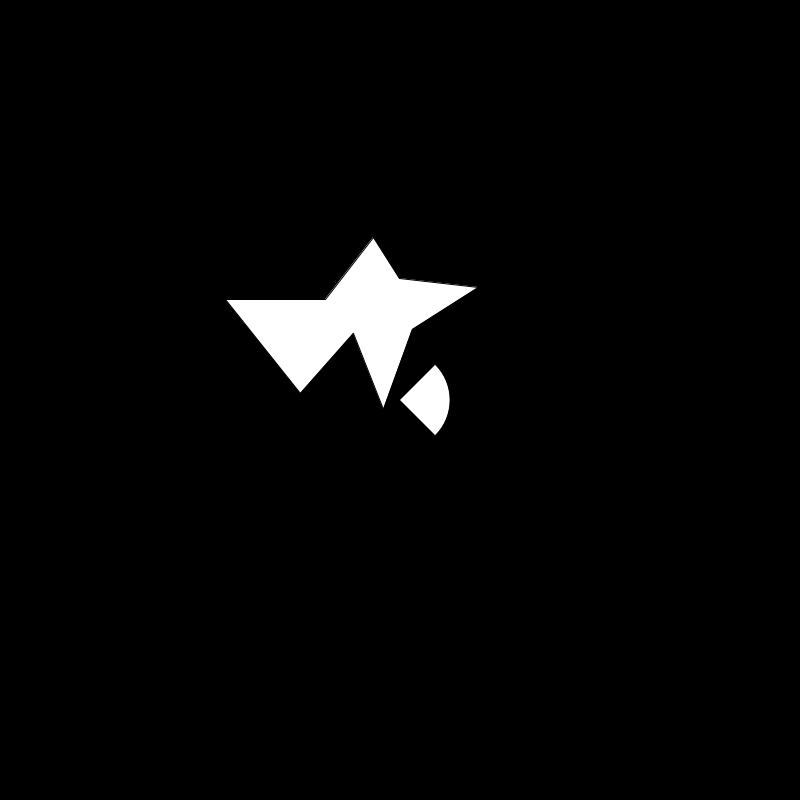
Frame 1 (no input)
Frame 60 (the mouse pressed at the canvas centre just before this capture): identical to frame 1, image omitted
Frame 120 (the mouse held since frame 60 and released just before this capture): identical to frame 1, image omitted

The Processing sketch that drew this single still picture (run headless with seeded random() and noise(); from frame 60 on, the mouse is pressed at the canvas centre):

// Processing sketch: s03e05ksztalty
// ── s03e05ksztalty.pde
void setup() {
  size(800, 800);
}

void draw() {
  background(0);
  //ellipse( 100, 100, 50, 100);
  //rect( 200, 100, 50, 100);
  //triangle(300, 100, 400, 200, 350, 300);
  arc(width/2, height/2, 100, 100, -PI/4 , PI/4);
  beginShape();
  vertex(373,237);
  vertex(325,299);
  vertex(225,299);
  vertex(300,393);
  vertex(353,333);
  vertex(383,409);
  vertex(412,329);
  vertex(478,287);
  vertex(399,278);

  //vertex(,);
  endShape(CLOSE);
}
void mousePressed(){
 println(mouseX + "," + mouseY); 
}
